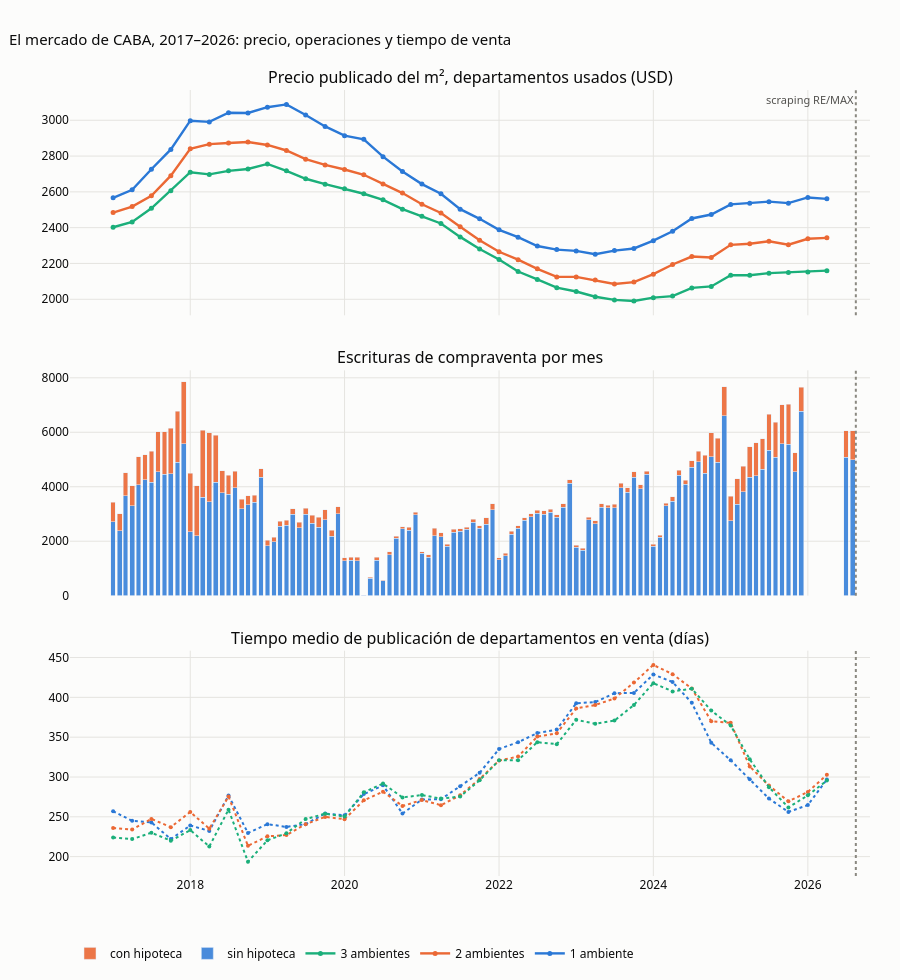

The code cell stored with this chart in its notebook:
### Code cell
fig = make_subplots(rows=3, cols=1, shared_xaxes=True, vertical_spacing=0.07,
                    subplot_titles=("Precio publicado del m², departamentos usados (USD)",
                                    "Escrituras de compraventa por mes",
                                    "Tiempo medio de publicación de departamentos en venta (días)"))
for (amb, g), color in zip(serie.groupby("ambientes"), eda.CATEGORICA):
    g = g.sort_values("fecha")
    fig.add_trace(go.Scatter(x=g.fecha, y=g.usd_m2, mode="lines+markers",
                             name=f"{amb} ambiente{'s' if amb > 1 else ''}",
                             line=dict(color=color, width=2.4), marker=dict(size=5),
                             hovertemplate="%{x|%Y T%q}<br>USD %{y:,.0f}/m²<extra></extra>"),
                  row=1, col=1)
fig.add_trace(go.Bar(x=esc.fecha, y=esc.compraventas - esc.hipotecas, name="sin hipoteca",
                     marker_color=eda.SERIE_1, opacity=0.85,
                     hovertemplate="%{x|%b %Y}<br>%{y:,} sin hipoteca<extra></extra>"),
              row=2, col=1)
fig.add_trace(go.Bar(x=esc.fecha, y=esc.hipotecas, name="con hipoteca",
                     marker_color=eda.SERIE_2, opacity=0.9,
                     hovertemplate="%{x|%b %Y}<br>%{y:,} con hipoteca<extra></extra>"),
              row=2, col=1)
# Las mismas tres series del panel de precios, con los mismos colores.
for amb, color in zip(["1 ambiente", "2 ambientes", "3 ambientes"], eda.CATEGORICA):
    g = tpub[tpub.ambientes == amb].sort_values("fecha")
    fig.add_trace(go.Scatter(x=g.fecha, y=g.dias, mode="lines+markers", name=f"{amb} (días)",
                             line=dict(color=color, width=2, dash="dot"), marker=dict(size=4),
                             showlegend=False,
                             hovertemplate=amb + "<br>%{y:.0f} días publicados<extra></extra>"),
                  row=3, col=1)
fig.add_vline(x=pd.Timestamp("2026-08-16").value / 1e6, line_dash="dot", line_color=eda.TINTA_3)
fig.add_annotation(x=pd.Timestamp("2026-08-16"), y=1.0, yref="paper", text="scraping RE/MAX",
                   showarrow=False, font=dict(size=11, color=eda.TINTA_2), xanchor="right")
fig.update_layout(barmode="stack", height=980, plot_bgcolor=eda.SUPERFICIE,
                  paper_bgcolor=eda.SUPERFICIE,
                  font=dict(family="Segoe UI, sans-serif", size=12, color=eda.TINTA),
                  title=dict(text="El mercado de CABA, 2017–2026: precio, operaciones y tiempo de venta",
                             font=dict(size=15), x=0.01, xanchor="left"),
                  legend=dict(orientation="h", y=-0.08), margin=dict(l=70, r=30, t=90, b=60))
fig.update_xaxes(gridcolor=eda.GRILLA, zeroline=False)
fig.update_yaxes(gridcolor=eda.GRILLA, zeroline=False)

import os
os.makedirs("../graficos", exist_ok=True)
destino = "../graficos/14_evolucion_mercado.html"
pio.write_html(fig, destino, include_plotlyjs="cdn", full_html=True)
print(f"guardado: {destino}")
fig.show()
